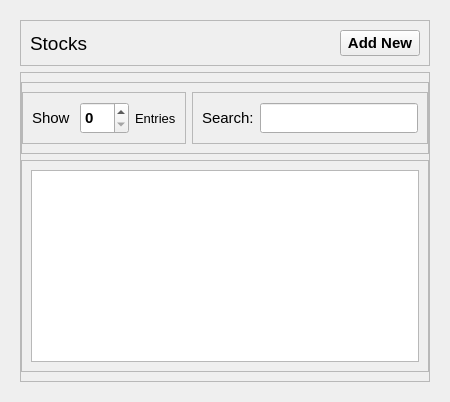
               <widget class="QWidget" name="page_9">
                <layout class="QVBoxLayout" name="verticalLayout_18">
                 <item>
                  <widget class="QWidget" name="widget_7" native="true">
                   <layout class="QVBoxLayout" name="verticalLayout_35">
                    <item alignment="Qt::AlignTop">
                     <widget class="QFrame" name="frame_30">
                      <property name="frameShape">
                       <enum>QFrame::StyledPanel</enum>
                      </property>
                      <property name="frameShadow">
                       <enum>QFrame::Raised</enum>
                      </property>
                      <layout class="QHBoxLayout" name="horizontalLayout_30">
                       <item>
                        <widget class="QLabel" name="label_38">
                         <property name="font">
                          <font>
                           <pointsize>14</pointsize>
                           <weight>50</weight>
                           <bold>false</bold>
                           <underline>false</underline>
                          </font>
                         </property>
                         <property name="text">
                          <string>Stocks</string>
                         </property>
                        </widget>
                       </item>
                       <item alignment="Qt::AlignRight">
                        <widget class="QPushButton" name="pushButton_18">
                         <property name="font">
                          <font>
                           <pointsize>11</pointsize>
                           <weight>75</weight>
                           <bold>true</bold>
                          </font>
                         </property>
                         <property name="text">
                          <string>Add New</string>
                         </property>
                         <property name="icon">
                          <iconset resource="icons/icons.qrc">
                           <normaloff>:/icons/plus.svg</normaloff>:/icons/plus.svg</iconset>
                         </property>
                         <property name="iconSize">
                          <size>
                           <width>24</width>
                           <height>24</height>
                          </size>
                         </property>
                        </widget>
                       </item>
                      </layout>
                     </widget>
                    </item>
                    <item>
                     <widget class="QFrame" name="frame_31">
                      <property name="sizePolicy">
                       <sizepolicy hsizetype="Expanding" vsizetype="Expanding">
                        <horstretch>0</horstretch>
                        <verstretch>0</verstretch>
                       </sizepolicy>
                      </property>
                      <property name="frameShape">
                       <enum>QFrame::StyledPanel</enum>
                      </property>
                      <property name="frameShadow">
                       <enum>QFrame::Raised</enum>
                      </property>
                      <layout class="QVBoxLayout" name="verticalLayout_36">
                       <property name="leftMargin">
                        <number>0</number>
                       </property>
                       <property name="rightMargin">
                        <number>0</number>
                       </property>
                       <item>
                        <widget class="QFrame" name="frame_32">
                         <property name="frameShape">
                          <enum>QFrame::StyledPanel</enum>
                         </property>
                         <property name="frameShadow">
                          <enum>QFrame::Raised</enum>
                         </property>
                         <layout class="QHBoxLayout" name="horizontalLayout_31">
                          <property name="leftMargin">
                           <number>0</number>
                          </property>
                          <property name="rightMargin">
                           <number>0</number>
                          </property>
                          <item alignment="Qt::AlignLeft">
                           <widget class="QFrame" name="frame_33">
                            <property name="font">
                             <font>
                              <pointsize>4</pointsize>
                             </font>
                            </property>
                            <property name="frameShape">
                             <enum>QFrame::StyledPanel</enum>
                            </property>
                            <property name="frameShadow">
                             <enum>QFrame::Raised</enum>
                            </property>
                            <layout class="QHBoxLayout" name="horizontalLayout_32">
                             <item>
                              <widget class="QLabel" name="label_39">
                               <property name="font">
                                <font>
                                 <pointsize>11</pointsize>
                                </font>
                               </property>
                               <property name="text">
                                <string>Show </string>
                               </property>
                              </widget>
                             </item>
                             <item>
                              <widget class="QSpinBox" name="spinBox_3">
                               <property name="sizePolicy">
                                <sizepolicy hsizetype="Minimum" vsizetype="Preferred">
                                 <horstretch>0</horstretch>
                                 <verstretch>0</verstretch>
                                </sizepolicy>
                               </property>
                               <property name="minimumSize">
                                <size>
                                 <width>49</width>
                                 <height>32</height>
                                </size>
                               </property>
                               <property name="font">
                                <font>
                                 <pointsize>11</pointsize>
                                 <weight>75</weight>
                                 <bold>true</bold>
                                </font>
                               </property>
                              </widget>
                             </item>
                             <item>
                              <widget class="QLabel" name="label_40">
                               <property name="font">
                                <font>
                                 <pointsize>10</pointsize>
                                </font>
                               </property>
                               <property name="text">
                                <string>Entries</string>
                               </property>
                              </widget>
                             </item>
                            </layout>
                           </widget>
                          </item>
                          <item alignment="Qt::AlignRight">
                           <widget class="QFrame" name="frame_34">
                            <property name="frameShape">
                             <enum>QFrame::StyledPanel</enum>
                            </property>
                            <property name="frameShadow">
                             <enum>QFrame::Raised</enum>
                            </property>
                            <layout class="QHBoxLayout" name="horizontalLayout_33">
                             <item>
                              <widget class="QLabel" name="label_41">
                               <property name="font">
                                <font>
                                 <pointsize>11</pointsize>
                                </font>
                               </property>
                               <property name="text">
                                <string>Search:</string>
                               </property>
                              </widget>
                             </item>
                             <item>
                              <widget class="QLineEdit" name="lineEdit_3">
                               <property name="sizePolicy">
                                <sizepolicy hsizetype="Minimum" vsizetype="Maximum">
                                 <horstretch>0</horstretch>
                                 <verstretch>0</verstretch>
                                </sizepolicy>
                               </property>
                               <property name="minimumSize">
                                <size>
                                 <width>158</width>
                                 <height>0</height>
                                </size>
                               </property>
                               <property name="maximumSize">
                                <size>
                                 <width>16777215</width>
                                 <height>30</height>
                                </size>
                               </property>
                               <property name="baseSize">
                                <size>
                                 <width>0</width>
                                 <height>0</height>
                                </size>
                               </property>
                               <property name="font">
                                <font>
                                 <pointsize>10</pointsize>
                                </font>
                               </property>
                              </widget>
                             </item>
                            </layout>
                           </widget>
                          </item>
                         </layout>
                        </widget>
                       </item>
                       <item>
                        <widget class="QFrame" name="frame_35">
                         <property name="sizePolicy">
                          <sizepolicy hsizetype="Preferred" vsizetype="Expanding">
                           <horstretch>0</horstretch>
                           <verstretch>0</verstretch>
                          </sizepolicy>
                         </property>
                         <property name="frameShape">
                          <enum>QFrame::StyledPanel</enum>
                         </property>
                         <property name="frameShadow">
                          <enum>QFrame::Raised</enum>
                         </property>
                         <layout class="QVBoxLayout" name="verticalLayout_37">
                          <item>
                           <widget class="QTableView" name="tableView_3"/>
                          </item>
                         </layout>
                        </widget>
                       </item>
                      </layout>
                     </widget>
                    </item>
                   </layout>
                  </widget>
                 </item>
                </layout>
               </widget>
